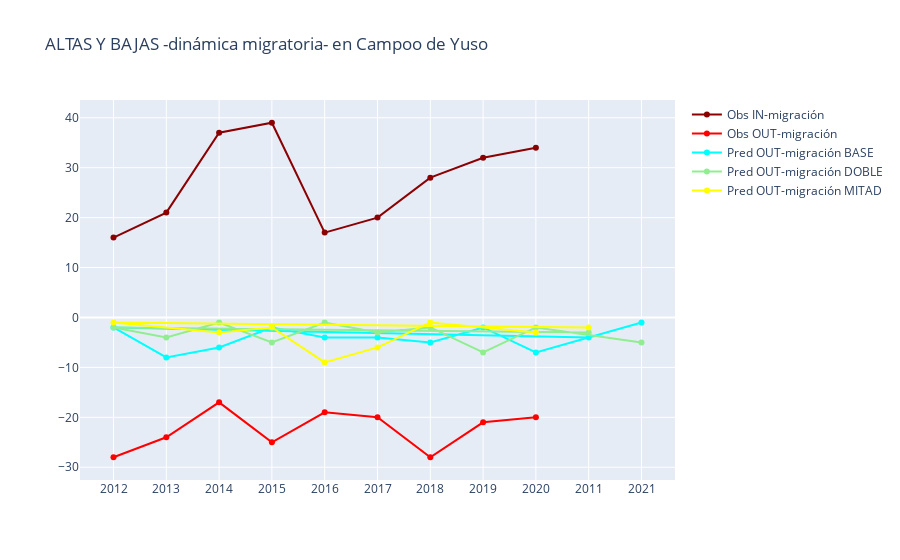

This figure's notebook cell:
### Code cell
plotter(df_18_in, df_18_out,
        df_19_in, df_19_out,
        df_20_in, df_20_out,
        "39017", "Campoo de Yuso")

### Figure 1 — Plotly figure (JSON) as saved in the notebook; plotly's stock layout.template omitted (floating-point values rounded to 4 significant figures)
{"data": [{"marker": {"color": "darkred"}, "mode": "lines+markers", "name": "Obs IN-migración", "showlegend": true, "type": "scatter", "x": ["2012", "2013", "2014", "2015", "2016", "2017", "2018", "2019", "2020"], "y": [16, 21, 37, 39, 17, 20, 28, 32, 34]}, {"marker": {"color": "red"}, "mode": "lines+markers", "name": "Obs OUT-migración", "showlegend": true, "type": "scatter", "x": ["2012", "2013", "2014", "2015", "2016", "2017", "2018", "2019", "2020"], "y": [-28, -24, -17, -25, -19, -20, -28, -21, -20]}, {"marker": {"color": "blue"}, "mode": "lines+markers", "name": "Pred IN-migración BASE", "showlegend": true, "type": "scatter", "x": [], "y": []}, {"marker": {"color": "cyan"}, "mode": "lines+markers", "name": "Pred OUT-migración BASE", "showlegend": true, "type": "scatter", "x": [2011, 2012, 2013, 2014, 2015, 2016, 2017, 2018, 2019, 2020, 2021], "y": [-4, -2, -8, -6, -2, -4, -4, -5, -2, -7, -1]}, {"marker": {"color": "green"}, "mode": "lines+markers", "name": "Pred IN-migración DOBLE", "showlegend": true, "type": "scatter", "x": [], "y": []}, {"marker": {"color": "lightgreen"}, "mode": "lines+markers", "name": "Pred OUT-migración DOBLE", "showlegend": true, "type": "scatter", "x": [2011, 2012, 2013, 2014, 2015, 2016, 2017, 2018, 2019, 2020, 2021], "y": [-3, -2, -4, -1, -5, -1, -3, -2, -7, -2, -5]}, {"marker": {"color": "gold"}, "mode": "lines+markers", "name": "Pred IN-migración MITAD", "showlegend": true, "type": "scatter", "x": [], "y": []}, {"marker": {"color": "yellow"}, "mode": "lines+markers", "name": "Pred OUT-migración MITAD", "showlegend": true, "type": "scatter", "x": [2011, 2012, 2014, 2015, 2016, 2017, 2018, 2020], "y": [-2, -1, -3, -2, -9, -6, -1, -3]}], "layout": {"title": {"text": "ALTAS Y BAJAS -dinámica migratoria- en Campoo de Yuso"}}}
